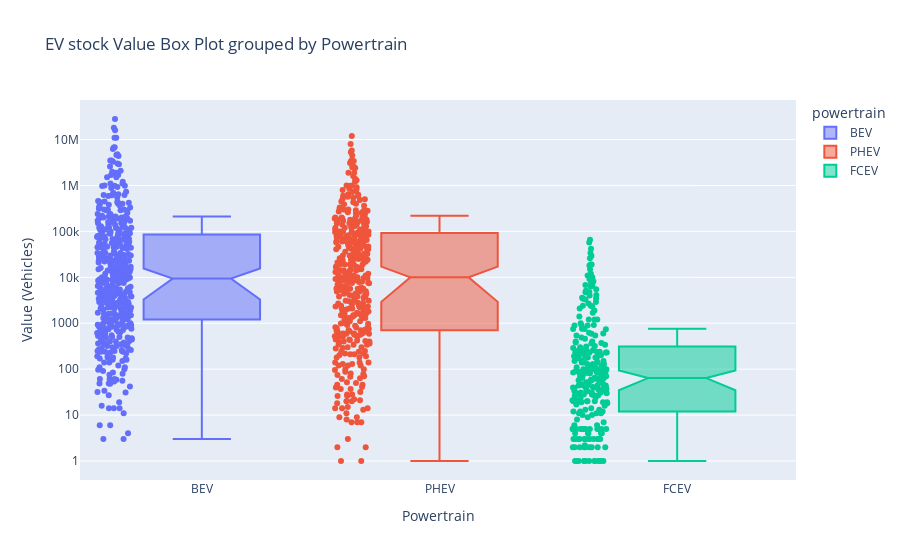

Source (notebook cell):
### Code cell
# Scenario C: EV Stock by Powertrain (e.g., BEV vs. PHEV)
print("\n--- Scenario C: EV Stock by Powertrain ---")
target_parameter_C = 'EV stock'
df_stock_by_powertrain = df[df['parameter'] == target_parameter_C].copy()
generate_box_plot(df_stock_by_powertrain,
                  x_col='powertrain',
                  y_col='value',
                  title_prefix=f'{target_parameter_C}',
                  use_log_y=True) # Recommended for stock data

### Figure 1 — Plotly figure (JSON) as saved in the notebook; plotly's stock layout.template omitted (floating-point values rounded to 4 significant figures; data arrays with more than 128 entries replaced by an {"elided": "..."} marker saying what was removed)
{"data": [{"alignmentgroup": "True", "boxpoints": "all", "hovertemplate": "powertrain=%{x}<br>value=%{y}<extra></extra>", "legendgroup": "BEV", "marker": {"color": "#636efa"}, "name": "BEV", "notched": true, "offsetgroup": "BEV", "orientation": "v", "showlegend": true, "type": "box", "x": {"elided": "474 str values"}, "x0": " ", "xaxis": "x", "y": {"elided": "474 float values"}, "y0": " ", "yaxis": "y"}, {"alignmentgroup": "True", "boxpoints": "all", "hovertemplate": "powertrain=%{x}<br>value=%{y}<extra></extra>", "legendgroup": "PHEV", "marker": {"color": "#EF553B"}, "name": "PHEV", "notched": true, "offsetgroup": "PHEV", "orientation": "v", "showlegend": true, "type": "box", "x": {"elided": "410 str values"}, "x0": " ", "xaxis": "x", "y": {"elided": "410 float values"}, "y0": " ", "yaxis": "y"}, {"alignmentgroup": "True", "boxpoints": "all", "hovertemplate": "powertrain=%{x}<br>value=%{y}<extra></extra>", "legendgroup": "FCEV", "marker": {"color": "#00cc96"}, "name": "FCEV", "notched": true, "offsetgroup": "FCEV", "orientation": "v", "showlegend": true, "type": "box", "x": {"elided": "261 str values"}, "x0": " ", "xaxis": "x", "y": {"elided": "261 float values"}, "y0": " ", "yaxis": "y"}], "layout": {"boxmode": "overlay", "legend": {"title": {"text": "powertrain"}, "tracegroupgap": 0}, "title": {"text": "EV stock Value Box Plot grouped by Powertrain"}, "xaxis": {"anchor": "y", "categoryarray": ["BEV", "PHEV", "FCEV"], "categoryorder": "array", "domain": [0, 1], "title": {"text": "Powertrain"}}, "yaxis": {"anchor": "x", "domain": [0, 1], "title": {"text": "Value (Vehicles)"}, "type": "log"}}}
